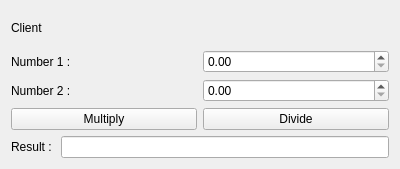
<?xml version="1.0" encoding="UTF-8"?>
<ui version="4.0">
 <class>Widget</class>
 <widget class="QWidget" name="Widget">
  <property name="geometry">
   <rect>
    <x>0</x>
    <y>0</y>
    <width>400</width>
    <height>169</height>
   </rect>
  </property>
  <property name="windowTitle">
   <string>Widget</string>
  </property>
  <layout class="QVBoxLayout" name="verticalLayout">
   <item>
    <widget class="QLabel" name="label">
     <property name="text">
      <string>Client</string>
     </property>
    </widget>
   </item>
   <item>
    <layout class="QHBoxLayout" name="horizontalLayout">
     <item>
      <widget class="QLabel" name="label_2">
       <property name="text">
        <string>Number 1 : </string>
       </property>
      </widget>
     </item>
     <item>
      <widget class="QDoubleSpinBox" name="number1SpinBox"/>
     </item>
    </layout>
   </item>
   <item>
    <layout class="QHBoxLayout" name="horizontalLayout_2">
     <item>
      <widget class="QLabel" name="label_3">
       <property name="text">
        <string>Number 2 : </string>
       </property>
      </widget>
     </item>
     <item>
      <widget class="QDoubleSpinBox" name="number2SpinBox"/>
     </item>
    </layout>
   </item>
   <item>
    <layout class="QHBoxLayout" name="horizontalLayout_3">
     <item>
      <widget class="QPushButton" name="multiplyButton">
       <property name="text">
        <string>Multiply</string>
       </property>
      </widget>
     </item>
     <item>
      <widget class="QPushButton" name="divideButton">
       <property name="text">
        <string>Divide</string>
       </property>
      </widget>
     </item>
    </layout>
   </item>
   <item>
    <layout class="QHBoxLayout" name="horizontalLayout_4">
     <item>
      <widget class="QLabel" name="label_4">
       <property name="text">
        <string>Result : </string>
       </property>
      </widget>
     </item>
     <item>
      <widget class="QLineEdit" name="resultLineEdit"/>
     </item>
    </layout>
   </item>
  </layout>
 </widget>
 <layoutdefault spacing="6" margin="11"/>
 <resources/>
 <connections/>
</ui>
